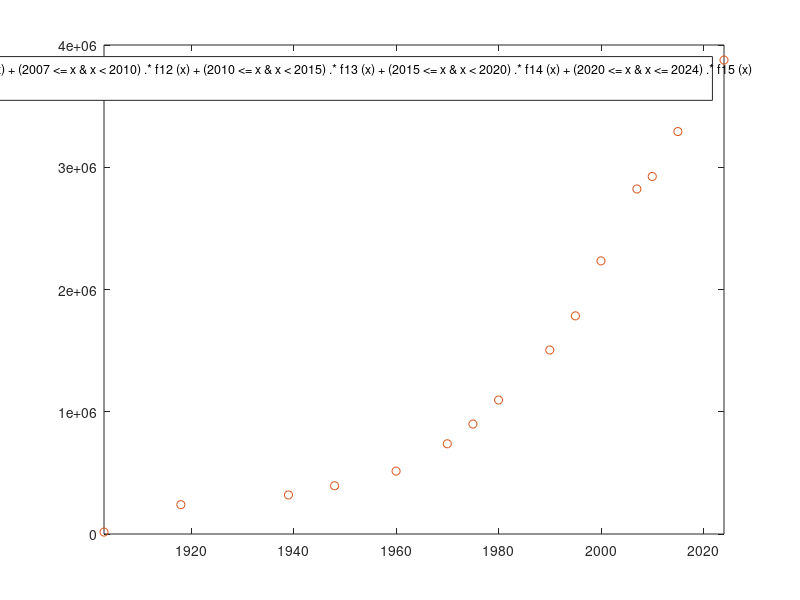

The MATLAB source for this figure:


f1 = @(x) (12.327801029757717)*((x-1903)^3)+(-9.393051541049447*10^2)*((x-1903)^2)+(2.627648874654535*10^4)*(x-1903)+(15559);
f2 = @(x) (12.327801029757691)*((x-1918)^3)+(-3.845541077658476*10^2)*((x-1918)^2)+(6.418599818483467*10^3)*(x-1918)+(239969);
f3 = @(x) (-21.467707020583610)*((x-1939)^3)+(3.920973571088866*10^2)*((x-1939)^2)+(6.577008054687293*10^3)*(x-1939)+(319339);
f4 = @(x) (26.441628097571940)*((x-1948)^3)+(-1.875307324468716*10^2)*((x-1948)^2)+(8.418107676645433*10^3)*(x-1948)+(394642);
f5 = @(x) (-6.209322267287571)*((x-1960)^3)+(7.643678790657165*10^2)*((x-1960)^2)+(1.534015343607159*10^4)*(x-1960)+(514346);
f6 = @(x) (26.222742930092501)*((x-1970)^3)+(5.780952235576806*10^2)*((x-1970)^2)+(2.876475530895928*10^4)*(x-1970)+(737975);
f7 = @(x) (-82.660205931814261)*((x-1975)^3)+(9.714749755860248*10^2)*((x-1975)^2)+(3.651253027036523*10^4)*(x-1975)+(899529);
f8 = @(x) (35.738165525725492)*((x-1980)^3)+(-2.684281133911951*10^2)*((x-1980)^2)+(4.002776458133940*10^4)*(x-1980)+(1096046);
f9 = @(x) (2.578065506745601*10^2)*((x-1990)^3)+(8.037168523805697*10^2)*((x-1990)^2)+(4.538065197123315*10^4)*(x-1990)+(1505219);

f10 = @(x) (-2.471194943250273*10^2)*((x-1995)^3)+(4.670815112498964*10^3)*((x-1995)^2)+(7.275331179563086e+04)*(x-1995)+(1784441);
f11 = @(x) (-4.828035513331142*10^2)*((x-2000)^3)+(9.640226976235526*10^2)*((x-2000)^2)+(1.009275008462434*10^5)*(x-2000)+(2234088);
f12 = @(x) (2.016132489715940*10^3)*((x-2007)^3)+(-9.174851880371838*10^3)*((x-2007)^2)+(4.345169656700538*10^4)*(x-2007)+(2822216);
f13 = @(x) (-5.664906056985167*10^2)*((x-2010)^3)+(8.970340527071634*10^3)*((x-2010)^2)+(4.283816250710475*10^4)*(x-2010)+(2924433);
f14 = @(x) (-3.622351823360717*10^2)*((x-2015)^3)+(4.729814415938920*10^2)*((x-2015)^2)+(9.005477235043234*10^4)*(x-2015)+(3292071);
f15 = @(x) (-3.622351823360714*10^2)*((x-2020)^3)+(-4.960546293447180*10^3)*((x-2020)^2)+(6.761694809116586*10^4)*(x-2020)+(3708890);

% the whole interpolation function
f_combined = @(x)(1903 <= x & x < 1918).*f1(x) + (1918 <= x & x < 1939).*f2(x) + (1939 <= x & x < 1948).*f3(x) + (1948 <= x & x < 1960).*f4(x) +(1960 <= x & x < 1970).*f5(x) + (1970 <= x & x < 1975).*f6(x) + (1975 <= x & x < 1980).*f7(x) + (1980 <= x & x < 1990).*f8(x) + (1990 <= x & x < 1995).*f9(x) + (1995 <= x & x < 2000).*f10(x) + (2000 <= x & x < 2007).*f11(x) + (2007 <= x & x < 2010).*f12(x) + (2010 <= x & x < 2015).*f13(x) + (2015 <= x & x < 2020).*f14(x) + (2020 <= x & x <= 2024).*f15(x);

% for reference
x = [1903,1918,1939,1948,1960,1970,1975,1980,1990,1995,2000,2007,2010,2015,2020,2024];
y = [15559,239969,319339,394642,514346,737975,899529,1096046,1505219,1784441,2234088,2822216,2924433,3292071,3708890,3876806];

fplot(f_combined)
xlim([1903 2024])
hold on
plot(x,y,'o')
